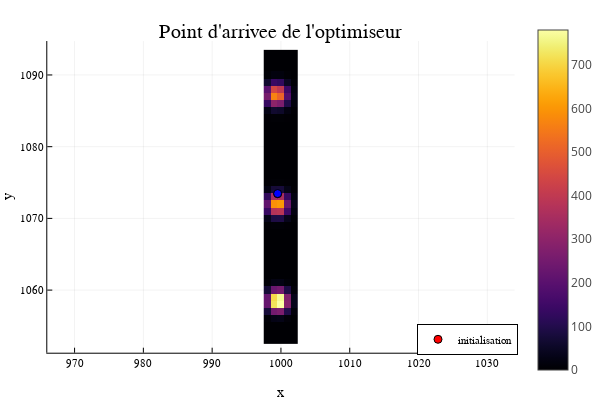

The notebook cell this image was saved under:
### Code cell
#Point d'arrivee de l'optimiseur
UpdateDispModel(lmodtab[i].dmodel, copt);
UpdateLaserModel(laser,aopt,fwhmopt);
limageopt = LensletLaserImage(lmodtab[i],laser)
plt = scatter( [cx0i;copt[1,1]], [cy0i;copt[2,1]], color = ["red" , "blue"], lab = ["initialisation" "optimisation"]);
heatmap!(plt, x_axis, y_axis,  transpose(limageopt), title = "Point d'arrivee de l'optimiseur", xlabel = "x", ylabel = "y", aspect_ratio = 1, legend = :bottomright)

### Figure 1 — Plotly figure (JSON) as saved in the notebook; plotly's stock layout.template omitted (floating-point values rounded to 4 significant figures; data arrays with more than 128 entries replaced by an {"elided": "..."} marker saying what was removed)
{"data": [{"colorbar": {"title": ""}, "legendgroup": "initialisation", "marker": {"color": "rgba(255, 0, 0, 1.000)", "line": {"color": "rgba(0, 0, 0, 1.000)", "width": 1}, "size": 8, "symbol": "circle"}, "mode": "markers", "name": "initialisation", "showlegend": true, "type": "scatter", "x": [999.5], "xaxis": "x", "y": [1073.0], "yaxis": "y", "zmax": 779.8, "zmin": 8.315e-10}, {"colorbar": {"title": ""}, "legendgroup": "initialisation", "marker": {"color": "rgba(0, 0, 255, 1.000)", "line": {"color": "rgba(0, 0, 0, 1.000)", "width": 1}, "size": 8, "symbol": "circle"}, "mode": "markers", "name": "initialisation", "showlegend": false, "type": "scatter", "x": [999.5], "xaxis": "x", "y": [1073.0], "yaxis": "y", "zmax": 779.8, "zmin": 8.315e-10}, {"colorbar": {"title": ""}, "colorscale": {"elided": "256x2 mixed values"}, "hoverinfo": "none", "name": "y2", "showlegend": false, "showscale": true, "type": "heatmap", "x": [997.5, 998.5, 999.5, 1000.0, 1002.0, 1002.0], "xaxis": "x", "y": [1052.0, 1054.0, 1054.0, 1056.0, 1056.0, 1058.0, 1058.0, 1060.0, 1060.0, 1062.0, 1062.0, 1064.0, 1064.0, 1066.0, 1066.0, 1068.0, 1068.0, 1070.0, 1070.0, 1072.0, 1072.0, 1074.0, 1074.0, 1076.0, 1076.0, 1078.0, 1078.0, 1080.0, 1080.0, 1082.0, 1082.0, 1084.0, 1084.0, 1086.0, 1086.0, 1088.0, 1088.0, 1090.0, 1090.0, 1092.0, 1092.0, 1094.0], "yaxis": "y", "z": {"elided": "41x5 float values"}, "zmax": 779.8, "zmin": 8.315e-10}], "layout": {"annotations": [{"font": {"color": "rgba(0, 0, 0, 1.000)", "family": "sans-serif", "size": 20}, "rotation": 0, "showarrow": false, "text": "Point d'arrivee de l'optimiseur", "x": 0.5424, "xanchor": "center", "xref": "paper", "y": 1, "yanchor": "top", "yref": "paper"}], "height": 400, "legend": {"bgcolor": "rgba(255, 255, 255, 1.000)", "bordercolor": "rgba(0, 0, 0, 1.000)", "borderwidth": 1, "font": {"color": "rgba(0, 0, 0, 1.000)", "family": "sans-serif", "size": 11}, "title": {"font": {"color": "rgba(0, 0, 0, 1.000)", "family": "sans-serif", "size": 15}, "text": ""}, "tracegroupgap": 0, "traceorder": "normal", "x": 1, "xanchor": "right", "y": 0.07, "yanchor": "bottom"}, "margin": {"b": 20, "l": 0, "r": 0, "t": 20}, "paper_bgcolor": "rgba(255, 255, 255, 1.000)", "plot_bgcolor": "rgba(255, 255, 255, 1.000)", "showlegend": true, "width": 600, "xaxis": {"anchor": "y", "domain": [0.09128, 0.9934], "gridcolor": "rgba(0, 0, 0, 0.100)", "gridwidth": 0.5, "linecolor": "rgba(0, 0, 0, 1.000)", "mirror": false, "range": [966.0, 1034.0], "showgrid": true, "showline": true, "showticklabels": true, "tickangle": 0, "tickcolor": "rgb(0, 0, 0)", "tickfont": {"color": "rgba(0, 0, 0, 1.000)", "family": "sans-serif", "size": 11}, "tickmode": "array", "ticks": "inside", "ticktext": ["970", "980", "990", "1000", "1010", "1020", "1030"], "tickvals": [970, 980, 990, 1000, 1010, 1020, 1030], "title": "x", "titlefont": {"color": "rgba(0, 0, 0, 1.000)", "family": "sans-serif", "size": 15}, "type": "-", "visible": true, "zeroline": false, "zerolinecolor": "rgba(0, 0, 0, 1.000)"}, "yaxis": {"anchor": "x", "domain": [0.07581, 0.9415], "gridcolor": "rgba(0, 0, 0, 0.100)", "gridwidth": 0.5, "linecolor": "rgba(0, 0, 0, 1.000)", "mirror": false, "range": [1051.0, 1095.0], "showgrid": true, "showline": true, "showticklabels": true, "tickangle": 0, "tickcolor": "rgb(0, 0, 0)", "tickfont": {"color": "rgba(0, 0, 0, 1.000)", "family": "sans-serif", "size": 11}, "tickmode": "array", "ticks": "inside", "ticktext": ["1060", "1070", "1080", "1090"], "tickvals": [1060, 1070, 1080, 1090], "title": "y", "titlefont": {"color": "rgba(0, 0, 0, 1.000)", "family": "sans-serif", "size": 15}, "type": "-", "visible": true, "zeroline": false, "zerolinecolor": "rgba(0, 0, 0, 1.000)"}}}
